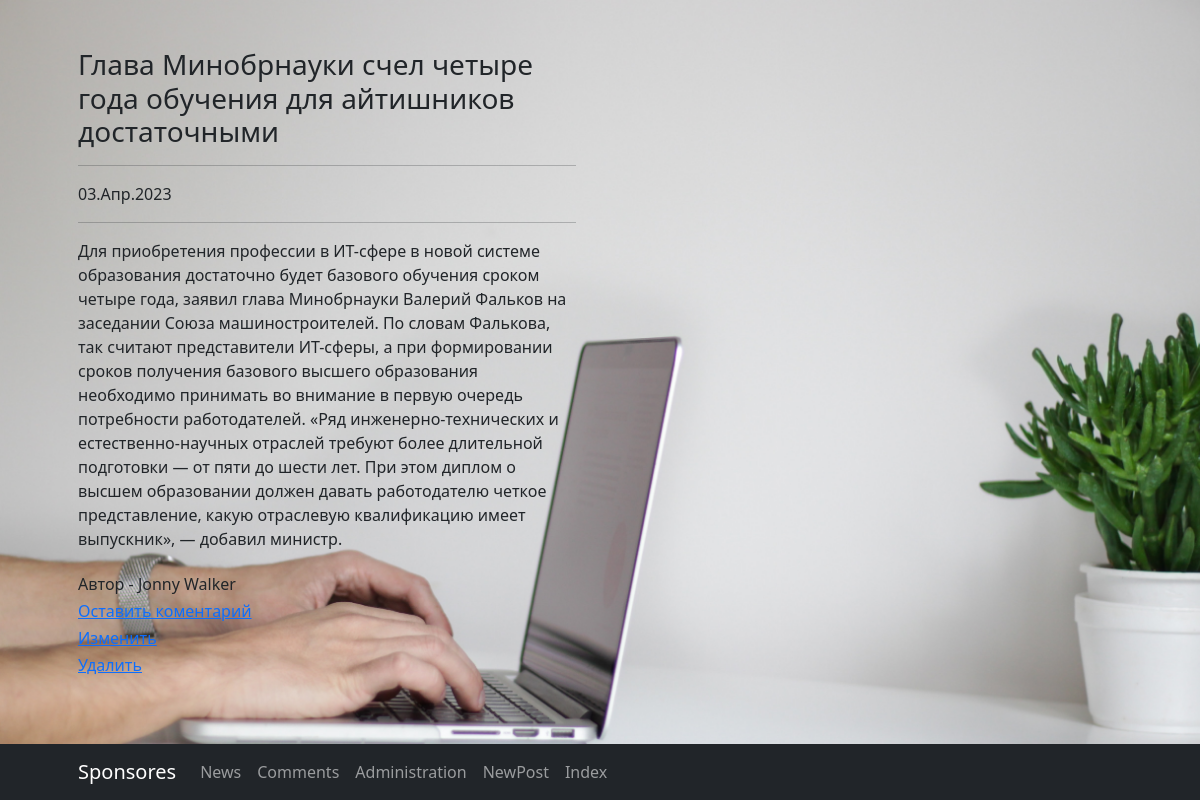
The app's page /news/35 with its own data.
### News/models.py (models this page shows, shortened)
class Post(models.Model):
    NEWS = 'NE'
    ARTICLE = 'AR'
    POSTTYPES = [
        (NEWS, 'Новость'),
        (ARTICLE, 'Статья'),
    ]
    post_author = models.ForeignKey(Author, on_delete=models.CASCADE, verbose_name='Автор')
    post_type = models.CharField(max_length=2, choices=POSTTYPES, default=NEWS, verbose_name='Тип поста')
    post_time_in = models.DateTimeField(auto_now_add=True, verbose_name='Дата публикации')
    post_category = models.ManyToManyField(Category, through='PostCategory', verbose_name='Категория поста')
    post_title = models.CharField(max_length=255, verbose_name='Заголовок')
    post_text = models.TextField(verbose_name='Текст')
    post_rating = models.FloatField(default=0, verbose_name='Рейтинг')
    class Meta:
        verbose_name = 'Пост'
        verbose_name_plural = 'Посты'
        ordering = ['-post_time_in']

class Author(models.Model):
    author_rating = models.FloatField(default=0)
    author_user = models.OneToOneField(User, on_delete=models.CASCADE)
    def __str__(self):
        return f'{self.author_user.username}'
    class Meta:
        verbose_name = 'Автор'
        verbose_name_plural = 'Авторы'

### News/views.py (the view)
# urls.py: path('<int:pk>', PostDetail.as_view(), name='post_detail'),
class PostDetail(DetailView):
    model = Post
    template_name = 'post.html'
    context_object_name = 'post'

### News/templatetags/custom_filters.py (called while the page is built)
@register.filter()
def censor(text):
    bad_words = ['bad', 'author', 'better', 'but', 'отпуск', 'Росси']
    if type(text) == str:
        for i in bad_words:
            text = text.replace(i[1:], '*' * len(i[1:]))
    return text

### News/templates/post.html (shortened to what this page needs)
{% extends 'flatpages/default.html' %}
{% load custom_filters %}
{% block content %}
<h3>{{ post.post_title|censor }}</h3>
<hr>
<p>{{ post.post_time_in|date:'d.M.Y'}}</p>
<hr>
{{ post.post_text|censor }}
<br>
<br>
<h6>Автор - {{ post.post_author}}</h6>
<a class="my link" href="/news/comments/create"><h6>Оставить коментарий</h6></a>
<a class="my link" href="/news/{{ post.id }}/update"><h6>Изменить</h6></a>
<a class="my link" href="/news/{{ post.id }}/delete"><h6>Удалить</h6></a>
{% endblock content %}

### records on screen
Post: post_title|censor "Глава Минобрнауки счел четыре года обучения для айтишников достаточными", post_time_in "03.Апр.2023", post_text|censor "Для приобретения профессии в ИТ-сфере в новой системе образования достаточно будет базового обучения сроком четыре года, заявил глава Минобрнауки Валерий Фальков на заседании Союза машиностроителей. По словам Фалькова, так считают представители ИТ-сферы, а при формировании сроков получения базового высшего образования необходимо принимать во внимание в первую очередь потребности работодателей. «Ряд инженерно-технических и естественно-научных отраслей требуют более длительной подготовки — от пяти до шести лет. При этом диплом о высшем образовании должен давать работодателю четкое представление, какую отраслевую квалификацию имеет выпускник», — добавил министр.", post_author "Jonny Walker"
